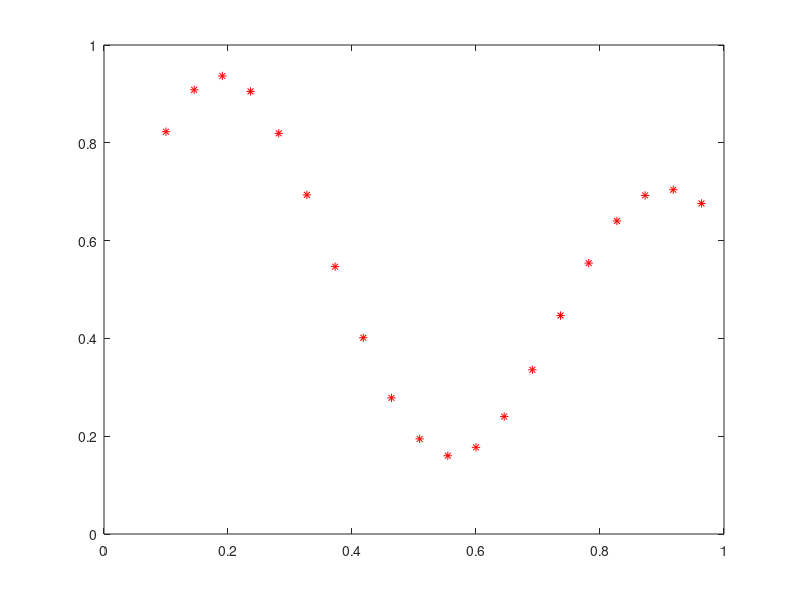
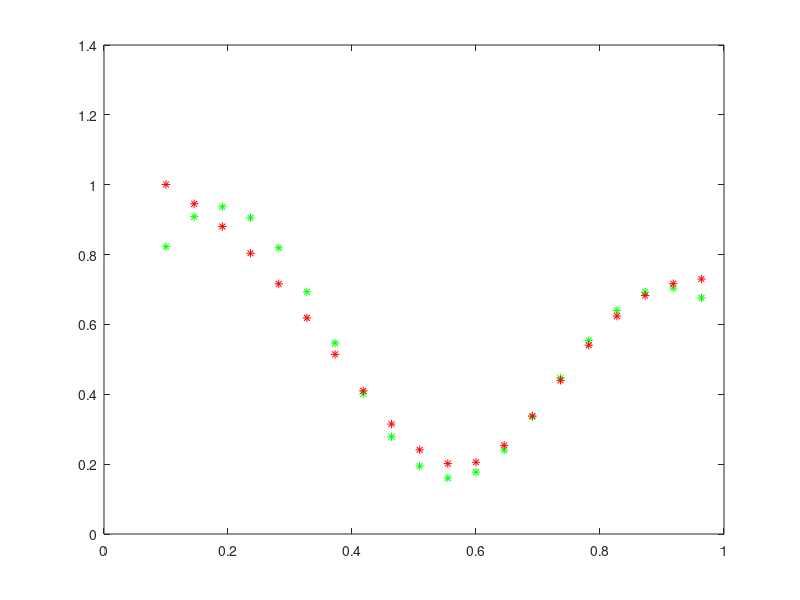

MATLAB code to generate these figures, in order:
%Lab2
clear all
close all
clc

x = 0.1:1/22:1;
d = ((1 + 0.6*sin(2*pi*x/0.7) + 0.3*sin(2*pi*x))/2);
eta = 0.15;
n = 1;
plot(x,d,'r*');

w_11(n) = randn(1);
b_11(n) = randn(1);
w_12(n) = randn(1);
b_12(n) = randn(1);
w_13(n) = randn(1);
b_13(n) = randn(1);
w_14(n) = randn(1);
b_14(n) = randn(1);
w_15(n) = randn(1);
b_15(n) = randn(1);

w_21(n) = randn(1);
w_22(n) = randn(1);
w_23(n) = randn(1);
w_24(n) = randn(1);
w_25(n) = randn(1);
b_21(n) = randn(1);

e=randn(1);
y = zeros(1,20); % galutinis isejimas
e_total=ones(1,20);

while max(e_total) > 0.15
	for idx = 1:20
		v_11 = x(idx)*w_11(n)+b_11(n);
		v_12 = x(idx)*w_12(n)+b_12(n);
		v_13 = x(idx)*w_13(n)+b_13(n);
		v_14 = x(idx)*w_14(n)+b_14(n);
		v_15 = x(idx)*w_15(n)+b_15(n); 

		y_1 = 1/(1+exp(-v_11)); % pirmo sluoksnio isejimai
		y_2 = 1/(1+exp(-v_12));
		y_3 = 1/(1+exp(-v_13)); 
		y_4 = 1/(1+exp(-v_14)); 
		y_5 = 1/(1+exp(-v_15)); 

		v_21 = y_1*w_21(n) + y_2*w_22(n) + y_3*w_23(n) + y_4*w_24(n) + y_5*w_25(n) + b_21(n);
	
		%lokalus klaidos gradientas    
		delta1(n) = (1/(1+exp(-v_11))) * (1 - (1/(1+exp(-v_11))))*e*w_21(n);
		delta2(n) = (1/(1+exp(-v_12))) * (1 - (1/(1+exp(-v_12))))*e*w_22(n);
		delta3(n) = (1/(1+exp(-v_13))) * (1 - (1/(1+exp(-v_13))))*e*w_23(n);
		delta4(n) = (1/(1+exp(-v_14))) * (1 - (1/(1+exp(-v_14))))*e*w_24(n);
		delta5(n) = (1/(1+exp(-v_15))) * (1 - (1/(1+exp(-v_15))))*e*w_25(n);

		%pasleptojo sluoksnio svoriu atnaujinimas
		w_11(n+1) = w_11(n) + eta*delta1(n)*x(idx);
		w_12(n+1) = w_12(n) + eta*delta2(n)*x(idx);
		w_13(n+1) = w_13(n) + eta*delta3(n)*x(idx);
		w_14(n+1) = w_14(n) + eta*delta4(n)*x(idx);
		w_15(n+1) = w_15(n) + eta*delta5(n)*x(idx);
		b_11(n+1) = b_11(n) + eta*delta1(n);
		b_12(n+1) = b_12(n) + eta*delta2(n);
		b_13(n+1) = b_13(n) + eta*delta3(n);
		b_14(n+1) = b_14(n) + eta*delta4(n);
		b_15(n+1) = b_15(n) + eta*delta5(n);

		% isejimo sluoksnio svoriu atnaujinimas
		w_23(n+1) = w_23(n) + eta*e*(1/(1+exp(-x(idx)*w_13(n)-b_13(n))));
		w_24(n+1) = w_24(n) + eta*e*(1/(1+exp(-x(idx)*w_14(n)-b_14(n))));
		w_25(n+1) = w_25(n) + eta*e*(1/(1+exp(-x(idx)*w_15(n)-b_15(n))));
		w_22(n+1) = w_22(n) + eta*e*(1/(1+exp(-x(idx)*w_12(n)-b_12(n))));
		w_21(n+1) = w_21(n) + eta*e*(1/(1+exp(-x(idx)*w_11(n)-b_11(n))));
		b_21(n+1) = b_21(n) + eta*e*1;
	
		y(idx) = v_21;
		
		%calculate error
		e = d(idx) - y(idx);

		e_total(idx) = e; 
		n = n + 1;
	end %for
end %while

y_out = zeros(20,1);

for id = 1:20
	%Patikrinimas su atnaujintais koeficientais
	v_11 = x(id)*w_11(n)+b_11(n);
	v_12 = x(id)*w_12(n)+b_12(n);
	v_13 = x(id)*w_13(n)+b_13(n);
	v_14 = x(id)*w_14(n)+b_14(n);
	v_15 = x(id)*w_15(n)+b_15(n); 

	y_1 = 1/(1+exp(-v_11)); 
	y_2 = 1/(1+exp(-v_12));
	y_3 = 1/(1+exp(-v_13)); 
	y_4 = 1/(1+exp(-v_14)); 
	y_5 = 1/(1+exp(-v_15)); 

	v_21 = y_1*w_21(n) + y_2*w_22(n) + y_3*w_23(n) + y_4*w_24(n) + y_5*w_25(n) + b_21(n);
	
	%calculate error
	y_out(id) = v_21;
end %for
		
figure, plot(x, d, 'g*', x, y_out, 'r*');






